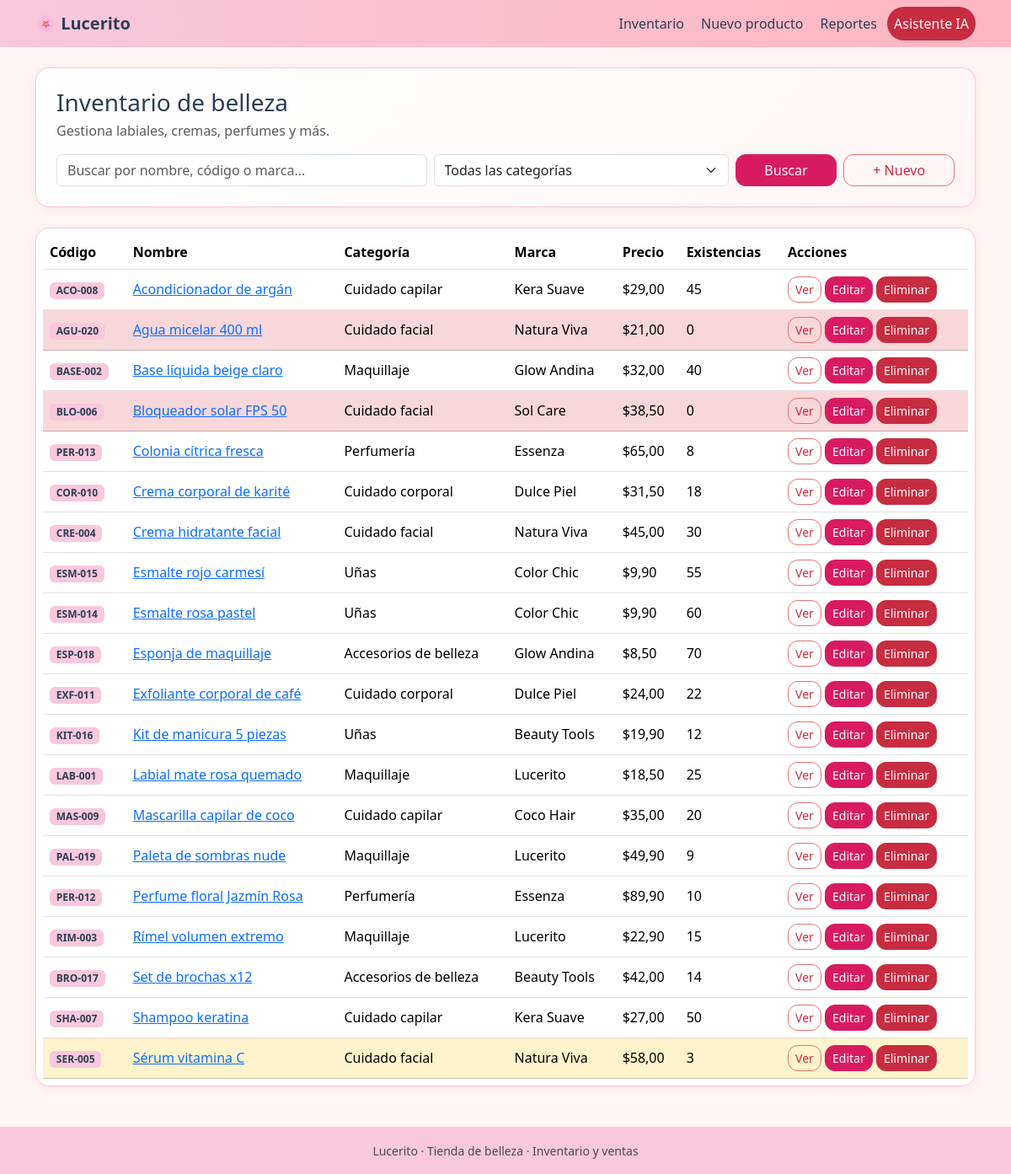
The page / on the database its author committed.
### inventario/models.py (models this page shows, shortened)
class Producto(models.Model):
    CATEGORIAS = [
        ('Maquillaje', 'Maquillaje'),
        ('Cuidado facial', 'Cuidado facial'),
        ('Cuidado capilar', 'Cuidado capilar'),
        ('Cuidado corporal', 'Cuidado corporal'),
        ('Perfumería', 'Perfumería'),
        ('Uñas', 'Uñas'),
        ('Accesorios de belleza', 'Accesorios de belleza'),
    ]
    id = models.AutoField(primary_key=True)
    codigo = models.CharField(max_length=30, unique=True, verbose_name='Código')
    nombre = models.CharField(max_length=120, verbose_name='Nombre')
    descripcion = models.TextField(blank=True, verbose_name='Descripción')
    categoria = models.CharField(max_length=30, choices=CATEGORIAS, verbose_name='Categoría')
    marca = models.CharField(max_length=80, blank=True, verbose_name='Marca')
    precio = models.DecimalField(
        max_digits=10, decimal_places=2,
        validators=[MinValueValidator(0)], verbose_name='Precio',
    )
    cantidad_existente = models.IntegerField(
        validators=[MinValueValidator(0)], verbose_name='Cantidad existente',
    )
    stock_minimo = models.IntegerField(
        validators=[MinValueValidator(0)], verbose_name='Stock mínimo',
    )
    estado = models.BooleanField(default=True, verbose_name='Activo')
    fecha_registro = models.DateTimeField(auto_now_add=True, verbose_name='Fecha de registro')
    class Meta:
        ordering = ['nombre']
        verbose_name = 'Producto'
        verbose_name_plural = 'Productos'
    @property
    def tiene_poco_stock(self):
        return self.cantidad_existente <= self.stock_minimo

### inventario/views.py (the view)
# urls.py: path('', views.producto_list, name='producto_list'),
def producto_list(request):
    q = (request.GET.get('q') or '').strip()
    categoria = (request.GET.get('categoria') or '').strip()
    productos = Producto.objects.filter(estado=True)
    if q:
        productos = _filtrar_busqueda(productos, q)
    if categoria:
        productos = productos.filter(categoria=categoria)
    contexto = {
        'productos': productos.order_by('nombre'),
        'q': q,
        'categoria_actual': categoria,
        'categorias': [c[0] for c in Producto.CATEGORIAS],
    }
    return render(request, 'inventario/producto_list.html', contexto)

### inventario/templates/inventario/producto_list.html (shortened to what this page needs)
{% extends 'inventario/base.html' %}
{% block content %}
<div class="hero card-lucerito p-4 mb-4">
  <h1 class="h3 mb-1">Inventario de belleza</h1>
  <p class="mb-3 text-muted">Gestiona labiales, cremas, perfumes y más.</p>
  <form method="get" class="row g-2">
    <div class="col-12 col-md-5">
      <input type="text" name="q" value="{{ q }}" class="form-control" placeholder="Buscar por nombre, código o marca...">
    </div>
    <div class="col-12 col-md-4">
      <select name="categoria" class="form-select">
        <option value="">Todas las categorías</option>
      </select>
    </div>
    <div class="col-12 col-md-3 d-grid d-md-flex gap-2">
      <button class="btn btn-lucerito flex-fill" type="submit">Buscar</button>
      <a class="btn btn-outline-lucerito flex-fill" href="{% url 'producto_create' %}">+ Nuevo</a>
    </div>
  </form>
</div>
<div class="table-responsive card-lucerito p-2">
  <table class="table table-hover align-middle mb-0">
    <thead>
      <tr><th>Código</th><th>Nombre</th><th>Categoría</th><th>Marca</th><th>Precio</th><th>Existencias</th><th>Acciones</th></tr>
    </thead>
    <tbody>
      {% for p in productos %}
      <tr class="{% if p.cantidad_existente == 0 %}table-danger{% elif p.tiene_poco_stock %}table-warning{% endif %}">
        <td><span class="badge badge-lucerito">{{ p.codigo }}</span></td>
        <td><a href="{% url 'producto_detail' p.pk %}">{{ p.nombre }}</a></td>
        <td>{{ p.categoria }}</td>
        <td>{{ p.marca|default:'—' }}</td>
        <td>${{ p.precio }}</td>
        <td>{{ p.cantidad_existente }}</td>
        <td class="text-nowrap">
          <a class="btn btn-sm btn-outline-lucerito" href="{% url 'producto_detail' p.pk %}">Ver</a>
          <a class="btn btn-sm btn-lucerito" href="{% url 'producto_update' p.pk %}">Editar</a>
          <a class="btn btn-sm btn-eliminar" href="{% url 'producto_delete' p.pk %}">Eliminar</a>
        </td>
      </tr>
      {% empty %}
      <tr><td colspan="7" class="text-center py-4">No hay productos. <a href="{% url 'producto_create' %}">Crea el primero</a>.</td></tr>
      {% endfor %}
    </tbody>
  </table>
</div>
{% endblock %}

### inventario/templates/inventario/base.html (shortened to what this page needs)
<!DOCTYPE html>
<html lang="es">
<head>
  <link href="https://cdn.jsdelivr.net/npm/bootstrap@5.3.3/dist/css/bootstrap.min.css" rel="stylesheet">
  {% load static %}
  <link rel="stylesheet" href="{% static 'inventario/css/styles.css' %}">
</head>
<body>
<nav class="navbar navbar-expand-lg navbar-lucerito sticky-top">
  <div class="container">
    <a class="navbar-brand fw-bold" href="{% url 'producto_list' %}">🌸 Lucerito</a>
    <div class="collapse navbar-collapse" id="menu">
      <ul class="navbar-nav ms-auto gap-1">
        <li class="nav-item"><a class="nav-link" href="{% url 'producto_list' %}">Inventario</a></li>
        <li class="nav-item"><a class="nav-link" href="{% url 'producto_create' %}">Nuevo producto</a></li>
        <li class="nav-item"><a class="nav-link" href="{% url 'reportes' %}">Reportes</a></li>
        <li class="nav-item"><a class="nav-link btn-chat" href="{% url 'chat' %}">Asistente IA</a></li>
      </ul>
    </div>
  </div>
</nav>
<main class="container py-4">
  {% block content %}{% endblock %}
</main>
<footer class="footer-lucerito text-center py-3 mt-4">
  <small>Lucerito · Tienda de belleza · Inventario y ventas</small>
</footer>
</body>
</html>

### inventario/static/inventario/css/styles.css (style rules this page uses)
:root { --rosa-suave: #F8C8DC; --rosa-claro: #FFB6C1; --crema: #FFF5F5; --fondo: #FAFAFA; --carmesi: #C72C41; --vino: #D81B60; --rosa-medio: #E57373; --texto: #2C3E50; --gris: #4A4A4A; }
body { background: var(--crema); color: var(--texto); font-family: 'Segoe UI', system-ui, sans-serif; }
.navbar-lucerito { background: linear-gradient(90deg, var(--rosa-suave), var(--rosa-claro)); }
.navbar-lucerito .navbar-brand, .navbar-lucerito .nav-link { color: var(--texto); }
.btn-chat { background: var(--carmesi); color: #fff !important; border-radius: 20px; padding-inline: 1rem; }
.card-lucerito { background: #fff; border: 1px solid var(--rosa-suave); border-radius: 16px; box-shadow: 0 2px 12px rgba(199,44,65,.08); }
.hero { background: linear-gradient(135deg, #fff, var(--crema)); }
.btn-lucerito { background: var(--vino); border-color: var(--vino); color: #fff; border-radius: 12px; }
.btn-outline-lucerito { border: 1px solid var(--rosa-medio); color: var(--carmesi); border-radius: 12px; }
.btn-eliminar { background: var(--carmesi); color: #fff; border-radius: 12px; }
.badge-lucerito { background: var(--rosa-suave); color: var(--texto); }
.footer-lucerito { background: var(--rosa-suave); color: var(--gris); }

### rows shown on the page
Producto: codigo "ACO-008", nombre "Acondicionador de argán", categoria "Cuidado capilar", marca "Kera Suave", precio "29,00", cantidad_existente "45"
Producto: codigo "AGU-020", nombre "Agua micelar 400 ml", categoria "Cuidado facial", marca "Natura Viva", precio "21,00", cantidad_existente "0"
Producto: codigo "BASE-002", nombre "Base líquida beige claro", categoria "Maquillaje", marca "Glow Andina", precio "32,00", cantidad_existente "40"
Producto: codigo "BLO-006", nombre "Bloqueador solar FPS 50", categoria "Cuidado facial", marca "Sol Care", precio "38,50", cantidad_existente "0"
Producto: codigo "PER-013", nombre "Colonia cítrica fresca", categoria "Perfumería", marca "Essenza", precio "65,00", cantidad_existente "8"
Producto: codigo "COR-010", nombre "Crema corporal de karité", categoria "Cuidado corporal", marca "Dulce Piel", precio "31,50", cantidad_existente "18"
Producto: codigo "CRE-004", nombre "Crema hidratante facial", categoria "Cuidado facial", marca "Natura Viva", precio "45,00", cantidad_existente "30"
Producto: codigo "ESM-015", nombre "Esmalte rojo carmesí", categoria "Uñas", marca "Color Chic", precio "9,90", cantidad_existente "55"
Producto: codigo "ESM-014", nombre "Esmalte rosa pastel", categoria "Uñas", marca "Color Chic", precio "9,90", cantidad_existente "60"
Producto: codigo "ESP-018", nombre "Esponja de maquillaje", categoria "Accesorios de belleza", marca "Glow Andina", precio "8,50", cantidad_existente "70"
Producto: codigo "EXF-011", nombre "Exfoliante corporal de café", categoria "Cuidado corporal", marca "Dulce Piel", precio "24,00", cantidad_existente "22"
Producto: codigo "KIT-016", nombre "Kit de manicura 5 piezas", categoria "Uñas", marca "Beauty Tools", precio "19,90", cantidad_existente "12"
Producto: codigo "LAB-001", nombre "Labial mate rosa quemado", categoria "Maquillaje", marca "Lucerito", precio "18,50", cantidad_existente "25"
Producto: codigo "MAS-009", nombre "Mascarilla capilar de coco", categoria "Cuidado capilar", marca "Coco Hair", precio "35,00", cantidad_existente "20"
Producto: codigo "PAL-019", nombre "Paleta de sombras nude", categoria "Maquillaje", marca "Lucerito", precio "49,90", cantidad_existente "9"
Producto: codigo "PER-012", nombre "Perfume floral Jazmín Rosa", categoria "Perfumería", marca "Essenza", precio "89,90", cantidad_existente "10"
Producto: codigo "RIM-003", nombre "Rímel volumen extremo", categoria "Maquillaje", marca "Lucerito", precio "22,90", cantidad_existente "15"
Producto: codigo "BRO-017", nombre "Set de brochas x12", categoria "Accesorios de belleza", marca "Beauty Tools", precio "42,00", cantidad_existente "14"
Producto: codigo "SHA-007", nombre "Shampoo keratina", categoria "Cuidado capilar", marca "Kera Suave", precio "27,00", cantidad_existente "50"
Producto: codigo "SER-005", nombre "Sérum vitamina C", categoria "Cuidado facial", marca "Natura Viva", precio "58,00", cantidad_existente "3"
